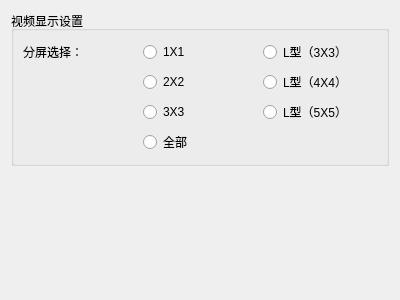
<?xml version="1.0" encoding="UTF-8"?>
<ui version="4.0">
 <class>showSettingForm</class>
 <widget class="QWidget" name="showSettingForm">
  <property name="geometry">
   <rect>
    <x>0</x>
    <y>0</y>
    <width>400</width>
    <height>300</height>
   </rect>
  </property>
  <property name="windowTitle">
   <string>Form</string>
  </property>
  <layout class="QVBoxLayout" name="verticalLayout">
   <item>
    <widget class="QGroupBox" name="videoSettingGroupBox">
     <property name="title">
      <string>视频显示设置</string>
     </property>
     <layout class="QGridLayout" name="gridLayout_19">
      <item row="0" column="0">
       <widget class="QLabel" name="label_2">
        <property name="text">
         <string>分屏选择：</string>
        </property>
       </widget>
      </item>
      <item row="0" column="1">
       <widget class="QRadioButton" name="oneRadioButton">
        <property name="text">
         <string>1X1</string>
        </property>
       </widget>
      </item>
      <item row="0" column="2">
       <widget class="QRadioButton" name="lRadioButton">
        <property name="text">
         <string>L型（3X3）</string>
        </property>
       </widget>
      </item>
      <item row="1" column="2">
       <widget class="QRadioButton" name="l4x4RadioButton">
        <property name="text">
         <string>L型（4X4）</string>
        </property>
       </widget>
      </item>
      <item row="1" column="1">
       <widget class="QRadioButton" name="twoRadioButton">
        <property name="text">
         <string>2X2</string>
        </property>
       </widget>
      </item>
      <item row="2" column="1">
       <widget class="QRadioButton" name="threeRadioButton">
        <property name="text">
         <string>3X3</string>
        </property>
       </widget>
      </item>
      <item row="3" column="1">
       <widget class="QRadioButton" name="allRadioButton">
        <property name="text">
         <string>全部</string>
        </property>
       </widget>
      </item>
      <item row="2" column="2">
       <widget class="QRadioButton" name="l5x5RadioButton">
        <property name="text">
         <string>L型（5X5）</string>
        </property>
       </widget>
      </item>
     </layout>
    </widget>
   </item>
   <item>
    <spacer name="verticalSpacer_5">
     <property name="orientation">
      <enum>Qt::Vertical</enum>
     </property>
     <property name="sizeHint" stdset="0">
      <size>
       <width>263</width>
       <height>177</height>
      </size>
     </property>
    </spacer>
   </item>
  </layout>
 </widget>
 <resources/>
 <connections/>
</ui>
